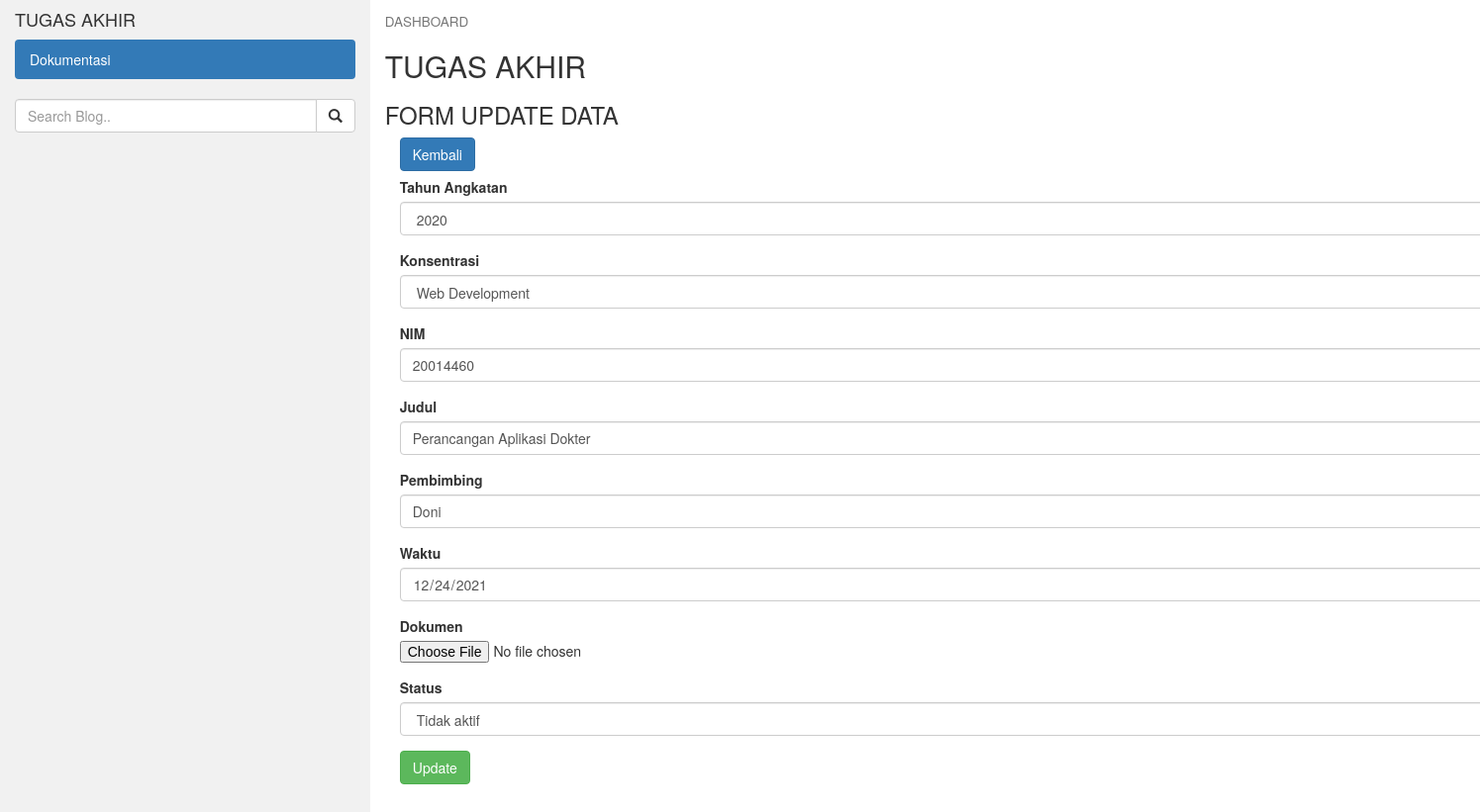
The app's page /c_tugasakhir/update/11 with its own data.
### tables this page shows
CREATE TABLE `ta_tbl` (
  `id` int(50) NOT NULL,
  `th_angkatan` int(10) NOT NULL,
  `konsentrasi` varchar(50) NOT NULL,
  `nim` int(8) NOT NULL,
  `judul` varchar(50) NOT NULL,
  `pembimbing` varchar(50) NOT NULL,
  `waktu` date NOT NULL,
  `dokumen` varchar(500) NOT NULL,
  `status` varchar(50) NOT NULL
);

### application/controllers/C_tugasakhir.php (called while the page is built, shortened)
<?php
class C_tugasakhir extends CI_Controller {
	public function update($id)
    {
        if ($this->input->server('REQUEST_METHOD') == 'POST'){
			$data = $this->input->post();
			$dokumen		= $_FILES['dokumen'];
			if ($dokumen){
				$config['upload_path'] 		= './uploads';
				$config['allowed_types']	= 'pdf';
				$config['encrypt_name']		= TRUE;
				$this->load->library('upload');
				$this->upload->initialize($config);
				if(!$this->upload->do_upload('dokumen')){
					echo "Upload Gagal"; die();
				}else{
					$dokumen=$this->upload->data('file_name');
				}
			}else{
				unset($data['dokumen']);
			}
           $this->m_tugasakhir->update($id,$data);
            redirect('c_tugasakhir');
        }else{
        $data['ta'] = $this->db->get_where('ta_tbl',['id'=> $id])->row();
        $this->load->view('template/header');
		$this->load->view('update',$data);
		$this->load->view('template/footer');
        }
    }
}

### index.php (called while the page is built, shortened)
<?php
require_once BASEPATH.'core/CodeIgniter.php';

### application/views/update.php (the view, shortened to what this page needs)
<div class="container-fluid">
  <div class="row content">
    <div class="col-sm-3 sidenav">
      <h4>TUGAS AKHIR</h4>
      <ul class="nav nav-pills nav-stacked">
        <li class="active"><a href="#section1">Dokumentasi</a></li>
      </ul><br>
      <div class="input-group">
        <input type="text" class="form-control" placeholder="Search Blog..">
        <span class="input-group-btn">
          <button class="btn btn-default" type="button">
            <span class="glyphicon glyphicon-search"></span>
          </button>
        </span>
      </div>
    </div>
    <div class="col-sm-9">
      <h4><small>DASHBOARD</small></h4>
      <h2>TUGAS AKHIR</h2>
      <h3>FORM UPDATE DATA</h3>
      <label class="col-md-2"><a href="<?= base_url('')?>"><button class="btn btn-primary">Kembali</button></a></label><br><br>
    <div class="container">
    <form method="post" action="<?php echo base_url('c_tugasakhir/update/'.$ta->id)?>">
      <div class="form-group">
        <label for="">Tahun Angkatan</label>
        <select class="form-control" name="th_angkatan">
        <option <?php if ($ta->th_angkatan == '2020') echo 'selected'; ?>>  2020</option>
        </select>
      </div>
      <div class="form-group">
        <label for="">Konsentrasi</label>
        <select type="text" name="konsentrasi" class="form-control">
        <option <?php if ($ta->konsentrasi == 'Web Development') echo 'selected'; ?>>  Web Development</option>
        </select>
      </div>
      <div class="form-group">
        <label for="">NIM</label>
        <input type="text" name="nim" class="form-control"  value="<?= $ta->nim?>">
      </div>
      <div class="form-group">
        <label for="">Judul</label>
        <input type="text" name="judul" class="form-control"  value="<?= $ta->judul?>">
      </div>
      <div class="form-group">
        <label for="">Pembimbing</label>
        <input type="text" name="pembimbing" class="form-control"  value="<?= $ta->pembimbing?>">
      </div>
      <div class="form-group">
        <label for="">Waktu</label>
        <input type="date" name="waktu" class="form-control"  value="<?= $ta->waktu?>">
      </div>
      <div class="form-group">
        <label for="">Dokumen</label>
        <input type="file" name="dokumen">
      </div>
      <div class="form-group">
   <label>Status</label>
   <select class="form-control" name="status">
<option <?php if ($ta->status == 'Tidak aktif') echo 'selected'; ?>>Tidak aktif</option>
</select>
    </div>
        <button type="submit" class="btn btn-success" data-dismiss="modal">Update</button>
    </form>
    </div>

### application/views/template/header.php (style rules this page uses)
.row.content { height: 1500px }
.sidenav { background-color: #f1f1f1; height: 100%; }

### records on screen
ta_tbl: th_angkatan "2020", konsentrasi "Web Development", nim "20014460", judul "Perancangan Aplikasi Dokter", pembimbing "Doni", waktu "12/24/2021", status "Tidak aktif"
